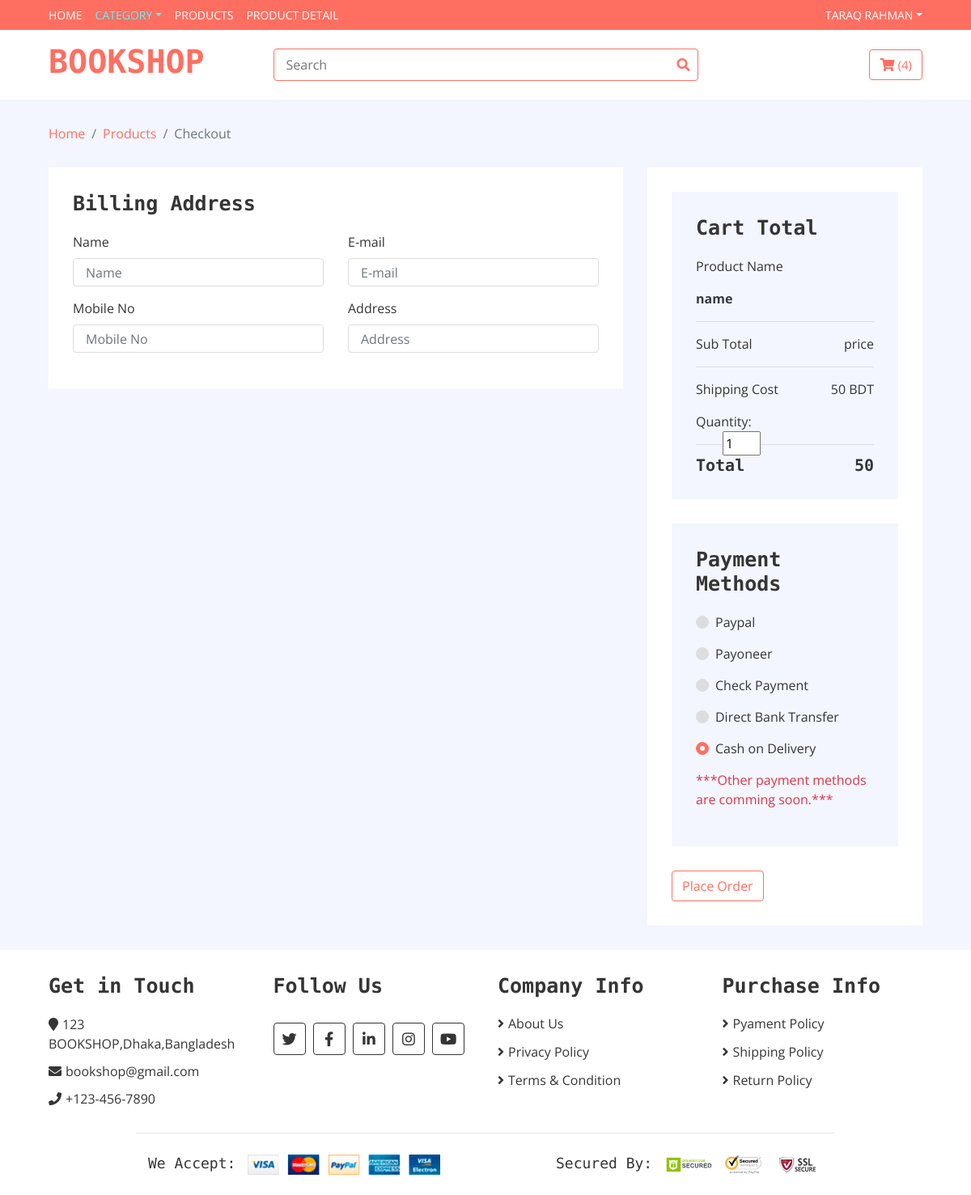
The app's page /checkout.php?buyNow=1 (signed in) with its own data.
### tables this page shows
CREATE TABLE `books` (
  `id` int(11) NOT NULL,
  `name` varchar(255) NOT NULL,
  `author` varchar(255) NOT NULL,
  `publisher` varchar(255) NOT NULL,
  `price` varchar(255) NOT NULL,
  `description` varchar(255) NOT NULL,
  `category` varchar(5) NOT NULL,
  `image` varchar(255) NOT NULL
);

### classes/productdetail.php (called while the page is built, shortened)
<?php
class productdetail
{
    private $name;
    private $price;
    public function productDetails($bid)
    {
        $source = new source();
        if ($source->Query("SELECT * FROM books WHERE id = ?", [$bid])) {
            $query = $source->SingleRow();
            $this->name = $query->name;
            $this->price = $query->price;
        }
    }
    public function getName()
    {
        return $this->name;
    }
    public function getPrice()
    {
        return $this->price;
    }
}

### classes/source.php (called while the page is built, shortened)
<?php
class source extends db{
    public $Query;
    public function Query($query,$param = []){
        if(empty($param)){
            $this->Query = $this->db->prepare($query);
            return $this->Query->execute();
        }else{
            $this->Query = $this->db->prepare($query);
            return $this->Query->execute($param);
        }
    }
    public function SingleRow(){
        return $this->Query->fetch(PDO::FETCH_OBJ);
    }
}
?>

### classes/db.php (called while the page is built, shortened)
<?php
class db{
    private $host = "localhost";
    private $username = "root";
    private $password = "";
    private $database = "bookshop";
    public function __construct(){
        try{
            $this->db = new PDO("mysql:hsot=".$this->host.";dbname=".$this->database,
            $this->username,$this->password);
        }catch(PDOException $e){
            echo "Connection problem : ".$e->getMessage();
        }
    }
}
?>

### checkout.php (the view, shortened to what this page needs)
<?php
$pd = new productdetail();
if (!empty($_GET['buyNow'])) {
    $pd->productDetails($_GET['buyNow']);
}
?>
<!DOCTYPE html>
<html lang="en">
<head>
    <link href="https://stackpath.bootstrapcdn.com/bootstrap/4.4.1/css/bootstrap.min.css" rel="stylesheet">
    <link href="https://cdnjs.cloudflare.com/ajax/libs/font-awesome/5.10.0/css/all.min.css" rel="stylesheet">
    <link href="lib/slick/slick.css" rel="stylesheet">
    <link href="lib/slick/slick-theme.css" rel="stylesheet">
    <link href="css/style.css" rel="stylesheet">
</head>
<body>
    <?php include 'php/headnav.php'; ?>
    <div class="breadcrumb-wrap">
        <div class="container-fluid">
            <ul class="breadcrumb">
                <li class="breadcrumb-item"><a href="#">Home</a></li>
                <li class="breadcrumb-item"><a href="#">Products</a></li>
                <li class="breadcrumb-item active">Checkout</li>
            </ul>
        </div>
    </div>
    <form action="" method="POST">
    <div class="checkout">
        <div class="container-fluid">
            <div class="row">
                <div class="col-lg-8">
                    <div class="checkout-inner">
                        <div class="billing-address">
                            <h2>Billing Address</h2>
                            <div class="row">
                                <div class="col-md-6">
                                    <label>Name</label>
                                    <input class="form-control" type="text" placeholder="Name" name="name">
                                </div>
                                <div class="col-md-6">
                                    <label>E-mail</label>
                                    <input class="form-control" type="email" placeholder="E-mail" name="email">
                                </div>
                                <div class="col-md-6">
                                    <label>Mobile No</label>
                                    <input class="form-control" type="number" placeholder="Mobile No" name="phone">
                                </div>
                                <div class="col-md-6">
                                    <label>Address</label>
                                    <input class="form-control" type="text" placeholder="Address" name="address">
                                </div>
                            </div>
                        </div>
                    </div>
                </div>
                <div class="col-lg-4">
                    <div class="checkout-inner">
                        <div class="checkout-summary">
                            <h1>Cart Total</h1>
                            <p>Product Name<p class="text-dark font-weight-bold"> <?php echo $pd->getName(); ?> </p></p>
                            <p class="sub-total">Sub Total<span><?php echo $pd->getPrice(); ?></span></p>
                            <p class="ship-cost">Shipping Cost<span>50 BDT</span></p>
                            <p>Quantity: <span><input type="number" value="1" name="qty" class="w-25"></span></p>
                            <h2>Total<span>
                            <?php
                            echo (int)$pd->getPrice()+50; ?></span></h2>
                        </div>
                        <div class="checkout-payment">
                            <div class="payment-methods">
                                <h1>Payment Methods</h1>
                                <div class="payment-method">
                                    <div class="custom-control custom-radio">
                                        <label class="custom-control-label selected" for="payment-1">Paypal</label>
                                    </div>
                                </div>
                                <div class="payment-method">
                                    <div class="custom-control custom-radio">
                                        <label class="custom-control-label" for="payment-2">Payoneer</label>
                                    </div>
                                </div>
                                <div class="payment-method">
                                    <div class="custom-control custom-radio">
                                        <label class="custom-control-label" for="payment-3">Check Payment</label>
                                    </div>
                                </div>
                                <div class="payment-method">
                                    <div class="custom-control custom-radio">
                                        <label class="custom-control-label" for="payment-4">Direct Bank Transfer</label>
                                    </div>
                                </div>
                                <div class="payment-method">
                                    <div class="custom-control custom-radio">
                                        <label class="custom-control-label" for="payment-5">Cash on Delivery</label>
                                    </div>
                                </div>
                                <p class="text-danger">***Other payment methods are comming soon.***</p>
                            </div>
                            <div class="checkout-btn">
                                <input type="submit" value="Place Order" class="rounded btn btn-outline-success" name="placeOrder">
                            </div>
                        </div>
                    </div>
                </div>
            </div>
        </div>
    </div>
    </form>
    <?php include 'php/footerDetails.php'; ?>
</body>
</html>

### css/style.css (style rules this page uses)
body { color: #353535; font-family: 'Open Sans', sans-serif; font-weight: 400; background: #f3f6ff; }
a { color: #FF6F61; }
h1 { font-family: 'Source Code Pro', monospace; font-weight: 900; }
h2 { font-family: 'Source Code Pro', monospace; font-weight: 700; }
@media (min-width: 992px) { .container-fluid { padding-right: 60px; padding-left: 60px; } }
.form-control, .custom-select { width: 100%; height: 35px; padding: 0 15px; color: #999999; border: 1px solid #dddddd; margin-bottom: 15px }
.custom-radio, .custom-checkbox { margin-bottom: 15px; }
.custom-radio .custom-control-label::before, .custom-checkbox .custom-control-label::before { background: #dddddd; border-color: #dddddd; }
.custom-radio .custom-control-input:checked~.custom-control-label::before, .custom-checkbox .custom-control-input:checked~.custom-control-label::before { color: #ffffff; background: #FF6F61; border-color: #FF6F61; box-shadow: none; }
.btn { color: #FF6F61; background: #ffffff; border: 1px solid #FF6F61; }
.breadcrumb-wrap { position: relative; width: 100%; }
.breadcrumb-wrap .breadcrumb { margin: 0; padding: 0; background: transparent; }
.checkout { position: relative; padding-top: 30px; }
.checkout .checkout-inner { margin-bottom: 30px; padding: 30px; background: #ffffff; }
.checkout .billing-address, .checkout .shipping-address { position: relative; width: 100%; }
.checkout .billing-address h2, .checkout .shipping-address h2 { font-size: 25px; margin-bottom: 20px; }
.checkout .checkout-summary, .checkout .checkout-payment { position: relative; width: 100%; }
.checkout .checkout-summary h1, .checkout .checkout-payment h1 { font-size: 25px; margin-bottom: 20px; }
.checkout .checkout-summary, .checkout .checkout-payment .payment-methods { padding: 30px; background: #f3f6ff; margin-bottom: 30px; }
.checkout .checkout-summary p.sub-total, .checkout .checkout-summary p.ship-cost { padding-top: 15px; border-top: 1px solid #dddddd; }
.checkout .checkout-summary p span, .checkout .checkout-summary h2 span { float: right; }
.checkout .checkout-summary h2 { font-size: 20px; padding-top: 12px; border-top: 1px solid #dddddd; margin: 0; }

### records on screen
books: name "name", price "price", (int)$pd->getPrice()+50 "50"

### other values on screen
$_SESSION['login_success'] "TARAQ RAHMAN"
$countCart->onCart($_SESSION['logId']) "4"
